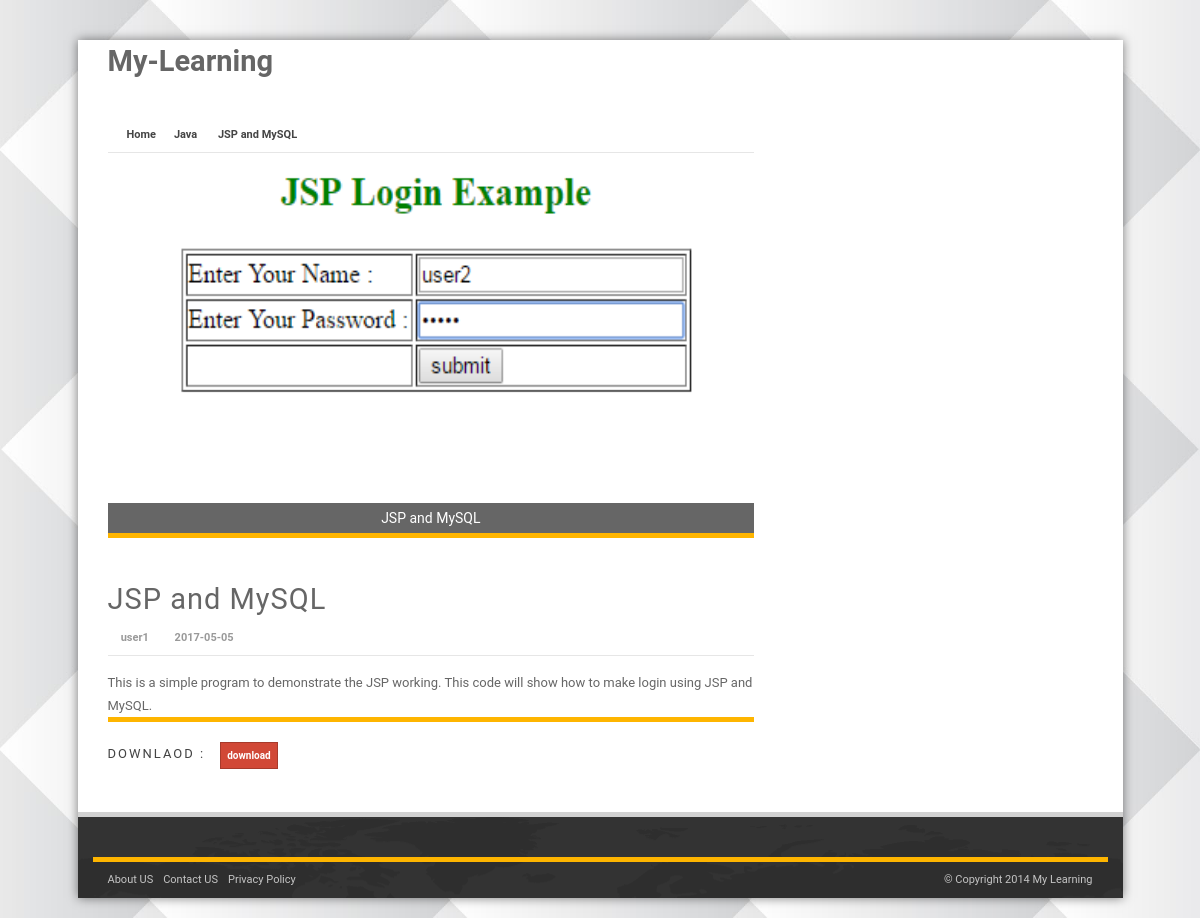
Screenshot of /login/master_view.php?pid=3 (signed in) with the database file from the repository.
### tables this page shows
CREATE TABLE `upload` (
  `up_id` int(11) NOT NULL,
  `u_id` int(11) NOT NULL,
  `cat_id` int(11) NOT NULL,
  `up_date` date DEFAULT NULL,
  `up_title` varchar(100) NOT NULL,
  `up_content` varchar(1500) NOT NULL,
  `up_img` varchar(100) DEFAULT NULL COMMENT 'upload image',
  `up_upload` varchar(200) DEFAULT NULL COMMENT 'upload source code .zip file',
  `up_status` tinyint(1) NOT NULL
);

CREATE TABLE `category` (
  `cat_id` int(11) NOT NULL,
  `cat_name` varchar(100) NOT NULL
);

CREATE TABLE `user` (
  `u_id` int(11) NOT NULL,
  `u_name` varchar(30) NOT NULL,
  `u_email` varchar(50) NOT NULL,
  `u_pwd` varchar(200) NOT NULL,
  `u_pic` varchar(100) NOT NULL,
  `u_level` tinyint(1) NOT NULL COMMENT ' level of user 1 admin, 0 user',
  `u_status` tinyint(1) NOT NULL COMMENT 'status of user 1- verified 0 non verified'
);

### login/master_view.php (the view, shortened to what this page needs)
<?php
$upl_id = $_REQUEST['pid'];
?>
<!DOCTYPE html>
<html xmlns="http://www.w3.org/1999/xhtml" class="background-main no-js">
<head>
    <link href="../framework/addons/lightbox/nivo-lightbox.css" rel="stylesheet" />
    <link href="../social-icons.css" rel="stylesheet" />
    <link href="../style.css" rel="stylesheet" />
    <link href="../theme-color.css" rel="stylesheet" />
    <link href="../responsive.css" rel="stylesheet" />
    <link href="../firefox.css" rel="stylesheet" />
</head>
<body>
    <div class="header-background">
        <?php
      include_once '../top.php';
        ?>
    </div>
    <div class="container main-site-container" itemscope itemtype="http://schema.org/CreativeWork">
        <div class="row">
            <div class="col-md-8">
                <article class="article-container clearfix" itemscope itemtype="http://schema.org/Article">
                    <div class="article-content clearfix">
                        <header>
<?php $stmt = $conn->prepare("SELECT u.up_id, u.up_title, u.up_content, u.up_img, u.u_id, u.cat_id,u.up_date,u.up_upload,
    c.cat_name ,usr.u_name
     FROM upload AS u
     LEFT JOIN category AS c
     ON u.cat_id = c.cat_id
     LEFT JOIN user AS usr
     ON u.u_id = usr.u_id
    WHERE u.up_id = $upl_id
");
                $stmt->execute();
                foreach ($stmt as $key => $value) {
                    echo"      <div class=\"breadcrumb-container clearfix\" itemscope itemtype=\"http://schema.org/WebPage\">
                                <ul class=\"breadcrumb ltr\" itemprop=\"breadcrumb\">
                                    <li><i class=\"icon-home3\"></i><a href=\"post_list.php\">Home</a></li>
                                    <li><a href=\"# \">{$value['cat_name']}</a></li>
                                    <li>{$value['up_title']}</li>
                                </ul>
                            </div>";
                     echo"<div class=\"figure-container\">
                                <figure class=\"featured-post-figure\" itemprop=\"associatedMedia\" itemscope itemtype=\"http://schema.org/ImageObject\">
                                    <a data-lightbox=\"true\" title=\"{$value['up_title']}\" href=\"{$value['up_img']}\">
                                        <img itemprop=\"contentURL\" src=\"{$value['up_img']}\" /></a>
                                    <figcaption itemprop=\"description\">{$value['up_title']}</figcaption>
                                </figure>
                            </div>";
                    echo"<h1 itemprop=\"headline\">{$value['up_title']}</h1>";
                    echo"<div class=\"post-meta\">
                                <ul>
                                    <li><i class=\"icon-user3\"></i><a href=\"#\">{$value['u_name']}</a></li>
                                    <li><i class=\"icon-clock\"></i><a href=\"#\">{$value['up_date']}</a></li>
                                </ul>
                            </div>
                            <div class=\"divider\"></div>
                        </header>";
                    echo" <div class=\"post-entry\" itemprop=\"articleBody\">
                                 {$value['up_content']}
<!--
                            <nav class=\"post-navigation clearfix\">
                                <div class=\"prev-article col-md-6 col-sm-6 col-xs-12\">
                                    <cite>Previous Article</cite>
                                    <h3>India Takes Down Its First Cyber Criminal</h3>
                                    <a href=\"#Prev_Article\" class=\"more\"></a>
                                </div>
                                <div class=\"next-article col-md-6 col-sm-6 col-xs-12\">
                                    <cite>Next Article</cite>
                                    <h3>Bear Introduced to Snow for the First Time</h3>
                                    <a href=\"#Next_Article\" class=\"more\"></a>
                                </div>
                            </nav> -->
                        </div>";
                      echo" <footer class=\"article-boxes clearfix\">
                          <aside class=\"share-box clearfix\" data-showonscroll=\"true\" data-animation=\"fadeIn\">
                              <div class=\"box-title\">
                                  <h3>Downlaod :</h3>
                              </div>
                              <div class=\"box-content share-icons clearfix\">
                                  <a href=\"{$value['up_upload']}\" class=\"gplus\">Download<span class=\"badge\"></span></a>
                              </div>
                          </aside> ";
}
      ?>
                        </footer>
                    </div>
                </article>
            </div>
        </div>
        <?php
        include_once '../footer.php';
        ?>
    </div>
</body>
</html>

### theme-color.css (style rules this page uses)
a { color: #444; }
.tkr-breaking-news, .article-content .figure-container .featured-post-figure, .article-content .post-entry, .blog-page .blog-items, .authors-page .authors, .timeline-page .items, .sitemap-page .items { border-bottom-color: #FEB500; }

### rows the page displays
upload: cat.cat_name "Java", up_title "JSP and MySQL", up_img (picture), u.u_name "user1", up_date "2017-05-05", up_content "This is a simple program to demonstrate the JSP working. This code will show how to make login using JSP and MySQL."
